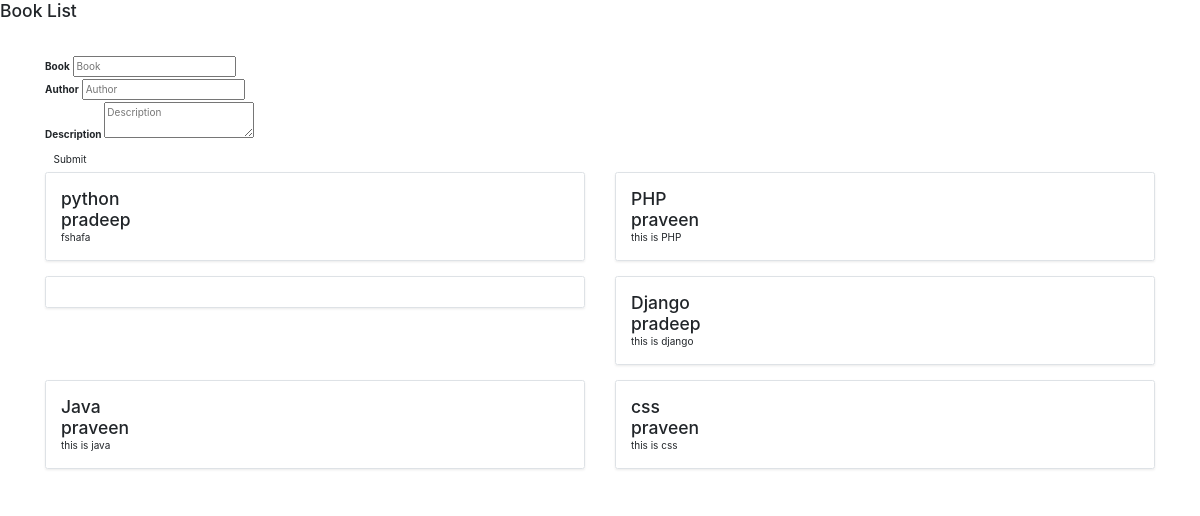
The page / on the database its author committed.
### books/models.py (models this page shows, shortened)
class Post(models.Model):
    book = models.CharField(max_length= 50)
    author = models.CharField(max_length= 50)
    description = models.TextField()

### books/views.py (the view, shortened to what this page needs)
# urls.py: path('', create_post, name='create')
def create_post(request):
    posts = Post.objects.all()
    response_data = {}
    return render(request, 'create_post.html', {'posts': posts})

### books/templates/create_post.html (shortened to what this page needs)
{% load static %}
<!DOCTYPE html>
<html lang="en">
<head>
    <link rel="stylesheet" href="https://maxcdn.bootstrapcdn.com/bootstrap/3.4.1/css/bootstrap.min.css">
    <link rel="stylesheet" href="https://stackpath.bootstrapcdn.com/bootstrap/4.3.1/css/bootstrap.min.css">
    <h3>Book List</h3>
</head>
<body>
<div class="container pt-5">
    <form method="POST" id="post_form">
        <div class="form_group">
        <label>Book</label>
        <input type="text" class="form_control" id="book" placeholder="Book">
        </div>
        <div class="form_group">
        <label>Author</label>
        <input type="text" class="form_control" id="author" placeholder="Author">
        </div>
        <div class="form_group">
        <label>Description</label>
        <textarea class="form_control" id="description" placeholder="Description"></textarea>
        </div>
        <button type="submit" class="btn btn_primary">Submit</button>
</form>
<div class="row mb-2 posts">
    {% for post in posts %}
    <div class="col-md-6">
        <div class="row no-gutters border rounded overflow-hidden flex-md-row mb-4 shadow-sm h-md-250 position-relative">
            <div class="col p-4 d-flex flex-column position-static">
                <h3 class="mb-0">{{post.book}}</h3>
                <h3 class="mb-0">{{post.author}}</h3>
                <p class="mb-auto">{{post.description}}</p>
            </div>
        </div>
    </div>
    {% endfor %}
 </div>
</div>
</body>
</html>

### rows shown on the page
Post: book "python", author "pradeep", description "fshafa"
Post: book "PHP", author "praveen", description "this is PHP"
Post: book "Django", author "pradeep", description "this is django"
Post: book "Java", author "praveen", description "this is java"
Post: book "css", author "praveen", description "this is css"
